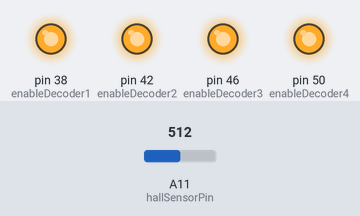
Bench run of a sketch on a simulated Arduino Mega 2560, built with avr-gcc and run on an emulated ATmega2560. Shown: output pins drawn as LEDs (lit = HIGH). Inputs (shaded band) come from the test bench; at power-on: A11 (hallSensorPin) = 512. What the sketch prints to the serial monitor is not drawn.

Above: at 0.5 s.
Timing chart, 0 to 3.0 s (numbered marks = the images above):
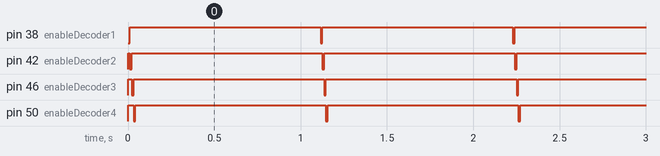

Measured:
- by itself, pin 38 (enableDecoder1), pin 42 (enableDecoder2), pin 46 (enableDecoder3), pin 50 (enableDecoder4): alternates HIGH for 1.1 s and LOW for 0.01 s

The sketch:

hall_effect_decoders.ino
```cpp
const int numDecoders = 4;
const int numSensors = 1;

// Pins for the 4-to-16 Decoder Select Lines (Shared Across All Decoders)
const int s0 = 22;
const int s1 = 26;
const int s2 = 30;
const int s3 = 34;

// Enable Pins for Each Decoder
const int enableDecoder1 = 38;
const int enableDecoder2 = 42;
const int enableDecoder3 = 46;
const int enableDecoder4 = 50;

// Analog Pin to Read from the Active Decoder Output
#define hallSensorPin A11

// Thresholds for Magnetic Field Detection (Adjust as Needed)
const float highThreshold = 3.3;  // Example: 4V
const float lowThreshold = 2.0;   // Example: 1V

// 2D Array to Store Sensor States [4 Decoders][16 Channels Each]
int sensorState[numDecoders][numSensors] = {0};

// Setup: Initialize Pins
void setup() {
  Serial.begin(9600);  // Initialize Serial Monitor

  // Set Select Pins as Outputs
  pinMode(s0, OUTPUT);
  pinMode(s1, OUTPUT);
  pinMode(s2, OUTPUT);
  pinMode(s3, OUTPUT);

  // Set Enable Pins as Outputs
  pinMode(enableDecoder1, OUTPUT);
  pinMode(enableDecoder2, OUTPUT);
  pinMode(enableDecoder3, OUTPUT);
  pinMode(enableDecoder4, OUTPUT);

  // Disable All Decoders Initially
  disableDecoders();
}

// Main Loop: Continuously Read Sensors
void loop() {
  readSensors();
  printSensorState();
  delay(1000);  // Wait 1 second between readings
}

// Function to Read Sensors from All Decoders
void readSensors() {
  // Loop Through Each Decoder (4 Total)
  for (int decoder = 0; decoder < numDecoders; decoder++) {
    enableDecoder(decoder);  // Enable Current Decoder

    // Loop Through All 16 Channels (0 to 15)
    for (int channel = 0; channel < numSensors; channel++) {
      selectChannel(channel);  // Select Channel on the Active Decoder

      // Read Analog Value from Hall Sensor
      int sensorValue = analogRead(hallSensorPin);
      float voltage = sensorValue * (5.0 / 1023.0);  // Convert to Voltage
      Serial.print(voltage);
      Serial.print(" ");
      // Store Sensor State (1 if Beyond Threshold, 0 Otherwise)
      if (voltage > highThreshold) {
        sensorState[decoder][channel] = 1;
      } else if (voltage < lowThreshold) {
        sensorState[decoder][channel] = -1;
      } else {
        sensorState[decoder][channel] = 0;
      }
    }
  }
  disableDecoders();  // Disable All Decoders After Reading
}

// Enable One Decoder Based on Index (0 to 3)
void enableDecoder(int decoder) {
  // Disable All Decoders First
  disableDecoders();

  switch (decoder) {
    case 0: digitalWrite(enableDecoder1, LOW); break;
    case 1: digitalWrite(enableDecoder2, LOW); break;
    case 2: digitalWrite(enableDecoder3, LOW); break;
    case 3: digitalWrite(enableDecoder4, LOW); break;
  }
  delay(10);
}

// Disable All Decoders
void disableDecoders() {
  digitalWrite(enableDecoder1, HIGH);
  digitalWrite(enableDecoder2, HIGH);
  digitalWrite(enableDecoder3, HIGH);
  digitalWrite(enableDecoder4, HIGH);
}

// Select a Channel on the Active Decoder (0 to 15)
void selectChannel(int channel) {
  digitalWrite(s0, bitRead(channel, 0));  // LSB
  digitalWrite(s1, bitRead(channel, 1));
  digitalWrite(s2, bitRead(channel, 2));
  digitalWrite(s3, bitRead(channel, 3));  // MSB
}

// Print the Current State of All Sensors
void printSensorState() {
  Serial.println("Sensor States (1 = Active, 0 = Inactive):");
  for (int i = 0; i < numDecoders; i++) {
    Serial.print("Decoder ");
    Serial.print(i + 1);
    Serial.print(": ");
    for (int j = 0; j < numSensors; j++) {
      Serial.print(sensorState[i][j]);
      Serial.print(" ");
    }
    Serial.println();
  }
  Serial.println("-------------------------");
}
```
